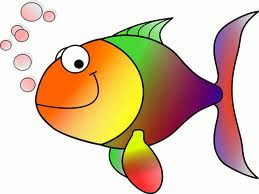
#> input picture sample/HappyFish.jpg, 259 x 194 px
$ python 20-lamdaMax.py
#> lines starting #> are read from the running program, lines starting #| are printed output that depends on the picture
from archive import trainfeature
import cv2

a = (0 , 104)
b = (2 , 103)
c = (4 , 102)
d = (6 , 101)

mylist  = [a,b,c,d]

mymax = max(mylist, key=lambda x: x[1])
print(mymax)


# anderer test

a = cv2.imread("sample/HappyFish.jpg", cv2.IMREAD_COLOR)
#> a is the input picture: shape (194, 259, 3); mean B, G, R 170.8, 196.4, 219.3
b = cv2.imread("sample/HappyFish2.jpg", cv2.IMREAD_GRAYSCALE)
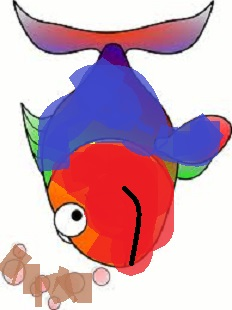
#> input picture sample/HappyFish2.jpg, 232 x 310 px
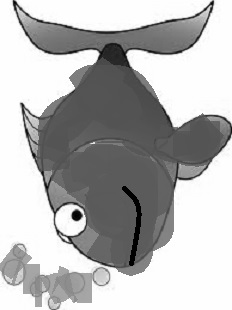
#> b: shape (310, 232); min 0, max 255, mean 180.7

#> (the run stopped early here; a loop or call above may not have finished)
